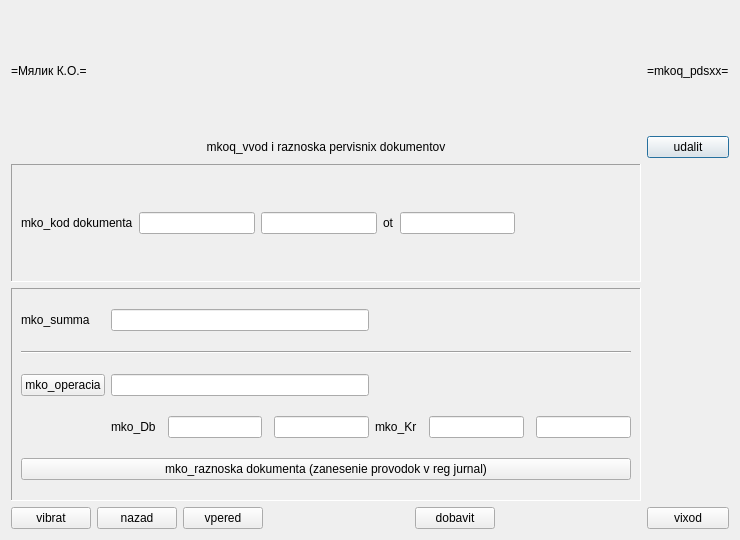
<?xml version="1.0" encoding="UTF-8"?>
<ui version="4.0">
 <class>mkoq_pdsxx</class>
 <widget class="QDialog" name="mkoq_pdsxx">
  <property name="windowModality">
   <enum>Qt::ApplicationModal</enum>
  </property>
  <property name="geometry">
   <rect>
    <x>0</x>
    <y>0</y>
    <width>740</width>
    <height>540</height>
   </rect>
  </property>
  <property name="windowTitle">
   <string>mkoq_pdsxx</string>
  </property>
  <layout class="QGridLayout" name="gridLayout_3">
   <item row="2" column="1">
    <widget class="QLabel" name="mkoq_pdsxx_xxprg_l">
     <property name="text">
      <string>=mkoq_pdsxx=</string>
     </property>
    </widget>
   </item>
   <item row="3" column="1">
    <widget class="QPushButton" name="mkoq_pdsxx_del_c">
     <property name="text">
      <string>udalit</string>
     </property>
    </widget>
   </item>
   <item row="2" column="0">
    <layout class="QHBoxLayout" name="horizontalLayout">
     <item>
      <widget class="QLabel" name="mkoq_pdsxx_xxsma_l">
       <property name="text">
        <string>=Мялик К.О.=</string>
       </property>
      </widget>
     </item>
     <item>
      <spacer name="horizontalSpacer">
       <property name="orientation">
        <enum>Qt::Horizontal</enum>
       </property>
       <property name="sizeHint" stdset="0">
        <size>
         <width>40</width>
         <height>20</height>
        </size>
       </property>
      </spacer>
     </item>
    </layout>
   </item>
   <item row="5" column="0">
    <widget class="QFrame" name="mkoq_pdsxx_b1">
     <property name="frameShape">
      <enum>QFrame::Panel</enum>
     </property>
     <property name="frameShadow">
      <enum>QFrame::Sunken</enum>
     </property>
     <property name="lineWidth">
      <number>1</number>
     </property>
     <property name="midLineWidth">
      <number>1</number>
     </property>
     <layout class="QHBoxLayout" name="horizontalLayout_6">
      <item>
       <widget class="QLabel" name="mkoq_pdsxx_dokk_l">
        <property name="text">
         <string>mko_kod dokumenta</string>
        </property>
        <property name="alignment">
         <set>Qt::AlignLeading|Qt::AlignLeft|Qt::AlignVCenter</set>
        </property>
       </widget>
      </item>
      <item>
       <widget class="QLineEdit" name="mkoq_pdsxx_dokk_e"/>
      </item>
      <item>
       <widget class="QLineEdit" name="mkoq_pdsxx_dokn_e"/>
      </item>
      <item>
       <widget class="QLabel" name="mkoq_pdsxx_dokd_l">
        <property name="text">
         <string>ot</string>
        </property>
        <property name="alignment">
         <set>Qt::AlignLeading|Qt::AlignLeft|Qt::AlignVCenter</set>
        </property>
       </widget>
      </item>
      <item>
       <widget class="QLineEdit" name="mkoq_pdsxx_dokd_e"/>
      </item>
      <item>
       <spacer name="horizontalSpacer_7">
        <property name="orientation">
         <enum>Qt::Horizontal</enum>
        </property>
        <property name="sizeHint" stdset="0">
         <size>
          <width>40</width>
          <height>20</height>
         </size>
        </property>
       </spacer>
      </item>
     </layout>
    </widget>
   </item>
   <item row="8" column="1">
    <widget class="QPushButton" name="mkoq_pdsxx_exit_c">
     <property name="text">
      <string>vixod</string>
     </property>
    </widget>
   </item>
   <item row="3" column="0">
    <widget class="QLabel" name="mkoq_pdsxx_xxtitle_l">
     <property name="text">
      <string>mkoq_vvod i raznoska pervisnix dokumentov</string>
     </property>
     <property name="alignment">
      <set>Qt::AlignCenter</set>
     </property>
    </widget>
   </item>
   <item row="8" column="0">
    <layout class="QHBoxLayout" name="horizontalLayout_5">
     <item>
      <widget class="QPushButton" name="mkoq_pdsxx_grid_c">
       <property name="text">
        <string>vibrat</string>
       </property>
      </widget>
     </item>
     <item>
      <widget class="QPushButton" name="mkoq_pdsxx_back_c">
       <property name="text">
        <string>nazad</string>
       </property>
      </widget>
     </item>
     <item>
      <widget class="QPushButton" name="mkoq_pdsxx_next_c">
       <property name="text">
        <string>vpered</string>
       </property>
      </widget>
     </item>
     <item>
      <spacer name="horizontalSpacer_2">
       <property name="orientation">
        <enum>Qt::Horizontal</enum>
       </property>
       <property name="sizeHint" stdset="0">
        <size>
         <width>40</width>
         <height>20</height>
        </size>
       </property>
      </spacer>
     </item>
     <item>
      <widget class="QPushButton" name="mkoq_pdsxx_add_c">
       <property name="text">
        <string>dobavit</string>
       </property>
      </widget>
     </item>
     <item>
      <spacer name="horizontalSpacer_3">
       <property name="orientation">
        <enum>Qt::Horizontal</enum>
       </property>
       <property name="sizeHint" stdset="0">
        <size>
         <width>40</width>
         <height>20</height>
        </size>
       </property>
      </spacer>
     </item>
    </layout>
   </item>
   <item row="7" column="0">
    <widget class="QFrame" name="mkoq_pdsxx_b2">
     <property name="frameShape">
      <enum>QFrame::Panel</enum>
     </property>
     <property name="frameShadow">
      <enum>QFrame::Sunken</enum>
     </property>
     <property name="lineWidth">
      <number>1</number>
     </property>
     <property name="midLineWidth">
      <number>1</number>
     </property>
     <layout class="QGridLayout" name="gridLayout_2">
      <property name="topMargin">
       <number>20</number>
      </property>
      <property name="bottomMargin">
       <number>20</number>
      </property>
      <property name="verticalSpacing">
       <number>20</number>
      </property>
      <item row="3" column="1">
       <widget class="QLineEdit" name="mkoq_pdsxx_to_e">
        <property name="styleSheet">
         <string notr="true"/>
        </property>
        <property name="readOnly">
         <bool>true</bool>
        </property>
       </widget>
      </item>
      <item row="1" column="1">
       <widget class="QLineEdit" name="mkoq_pdsxx_rub_e"/>
      </item>
      <item row="3" column="0">
       <widget class="QPushButton" name="mkoq_pdsxx_to_c">
        <property name="text">
         <string>mko_operacia</string>
        </property>
       </widget>
      </item>
      <item row="5" column="1">
       <layout class="QHBoxLayout" name="horizontalLayout_4">
        <property name="spacing">
         <number>12</number>
        </property>
       </layout>
      </item>
      <item row="4" column="2">
       <layout class="QHBoxLayout" name="horizontalLayout_2">
        <property name="spacing">
         <number>12</number>
        </property>
        <item>
         <widget class="QLabel" name="mkoq_pdsxx_kr_l">
          <property name="text">
           <string>mko_Kr</string>
          </property>
          <property name="alignment">
           <set>Qt::AlignLeading|Qt::AlignLeft|Qt::AlignVCenter</set>
          </property>
         </widget>
        </item>
        <item>
         <widget class="QLineEdit" name="mkoq_pdsxx_kr_e">
          <property name="readOnly">
           <bool>true</bool>
          </property>
         </widget>
        </item>
        <item>
         <widget class="QLineEdit" name="mkoq_pdsxx_krn_e">
          <property name="readOnly">
           <bool>true</bool>
          </property>
         </widget>
        </item>
       </layout>
      </item>
      <item row="4" column="1">
       <layout class="QHBoxLayout" name="horizontalLayout_3">
        <property name="spacing">
         <number>12</number>
        </property>
        <item>
         <widget class="QLabel" name="mkoq_pdsxx_db_l">
          <property name="text">
           <string>mko_Db</string>
          </property>
          <property name="alignment">
           <set>Qt::AlignLeading|Qt::AlignLeft|Qt::AlignVCenter</set>
          </property>
         </widget>
        </item>
        <item>
         <widget class="QLineEdit" name="mkoq_pdsxx_db_e">
          <property name="readOnly">
           <bool>true</bool>
          </property>
         </widget>
        </item>
        <item>
         <widget class="QLineEdit" name="mkoq_pdsxx_dbn_e">
          <property name="readOnly">
           <bool>true</bool>
          </property>
         </widget>
        </item>
       </layout>
      </item>
      <item row="2" column="0" colspan="3">
       <widget class="Line" name="mkoq_pdsxx_rzd1_l">
        <property name="orientation">
         <enum>Qt::Horizontal</enum>
        </property>
       </widget>
      </item>
      <item row="6" column="0" colspan="3">
       <widget class="QPushButton" name="mkoq_pdsxx_pdtrj_c">
        <property name="text">
         <string>mko_raznoska dokumenta (zanesenie provodok v reg jurnal)</string>
        </property>
       </widget>
      </item>
      <item row="1" column="0">
       <widget class="QLabel" name="mkoq_pdsxx_rub_l">
        <property name="text">
         <string>mko_summa</string>
        </property>
        <property name="alignment">
         <set>Qt::AlignLeading|Qt::AlignLeft|Qt::AlignVCenter</set>
        </property>
       </widget>
      </item>
     </layout>
    </widget>
   </item>
  </layout>
 </widget>
 <tabstops>
  <tabstop>mkoq_pdsxx_dokk_e</tabstop>
  <tabstop>mkoq_pdsxx_dokn_e</tabstop>
  <tabstop>mkoq_pdsxx_dokd_e</tabstop>
  <tabstop>mkoq_pdsxx_rub_e</tabstop>
  <tabstop>mkoq_pdsxx_to_c</tabstop>
  <tabstop>mkoq_pdsxx_to_e</tabstop>
  <tabstop>mkoq_pdsxx_db_e</tabstop>
  <tabstop>mkoq_pdsxx_dbn_e</tabstop>
  <tabstop>mkoq_pdsxx_kr_e</tabstop>
  <tabstop>mkoq_pdsxx_krn_e</tabstop>
  <tabstop>mkoq_pdsxx_pdtrj_c</tabstop>
  <tabstop>mkoq_pdsxx_grid_c</tabstop>
  <tabstop>mkoq_pdsxx_back_c</tabstop>
  <tabstop>mkoq_pdsxx_next_c</tabstop>
  <tabstop>mkoq_pdsxx_add_c</tabstop>
  <tabstop>mkoq_pdsxx_del_c</tabstop>
  <tabstop>mkoq_pdsxx_exit_c</tabstop>
 </tabstops>
 <resources/>
 <connections/>
</ui>
